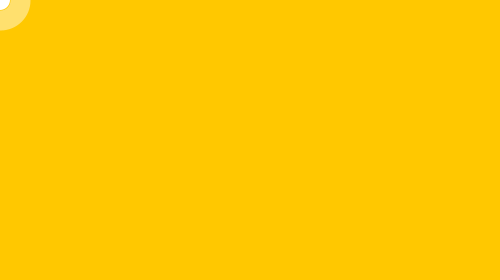
Frame 1 (no input)
Frame 60 (the mouse pressed at the canvas centre just before this capture): identical to frame 1, image omitted
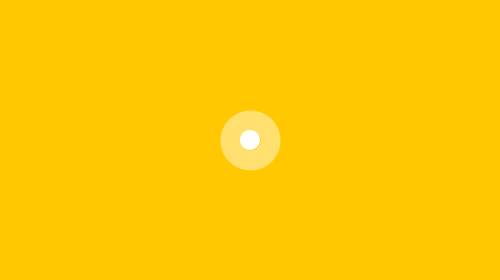
Frame 120 (the mouse held since frame 60 and released just before this capture)

The Processing sketch that drew these frames (run headless with seeded random() and noise(); from frame 60 on, the mouse is pressed at the canvas centre):

// Processing sketch: processing_107684
// ── processing_107684.pde

float x = 0;
float y = 0;
float angle1 = 0.0;
float segLength = 0;

void setup() {
  size(500, 280);
  strokeWeight(40.0);
  stroke(255, 110);
}

void draw() {
  background(255, 200, 0);
  
  float dx = mouseX - x;
  float dy = mouseY - y;
  angle1 = atan2(dy, dx);  
  x = mouseX - (cos(angle1) * segLength);
  y = mouseY - (sin(angle1) * segLength);
 
  segment(x, y, angle1); 
  ellipse(x, y, 20, 20);
}

void segment(float x, float y, float a) {
  pushMatrix();
  translate(x, y);
  rotate(a);
  popMatrix();
}
